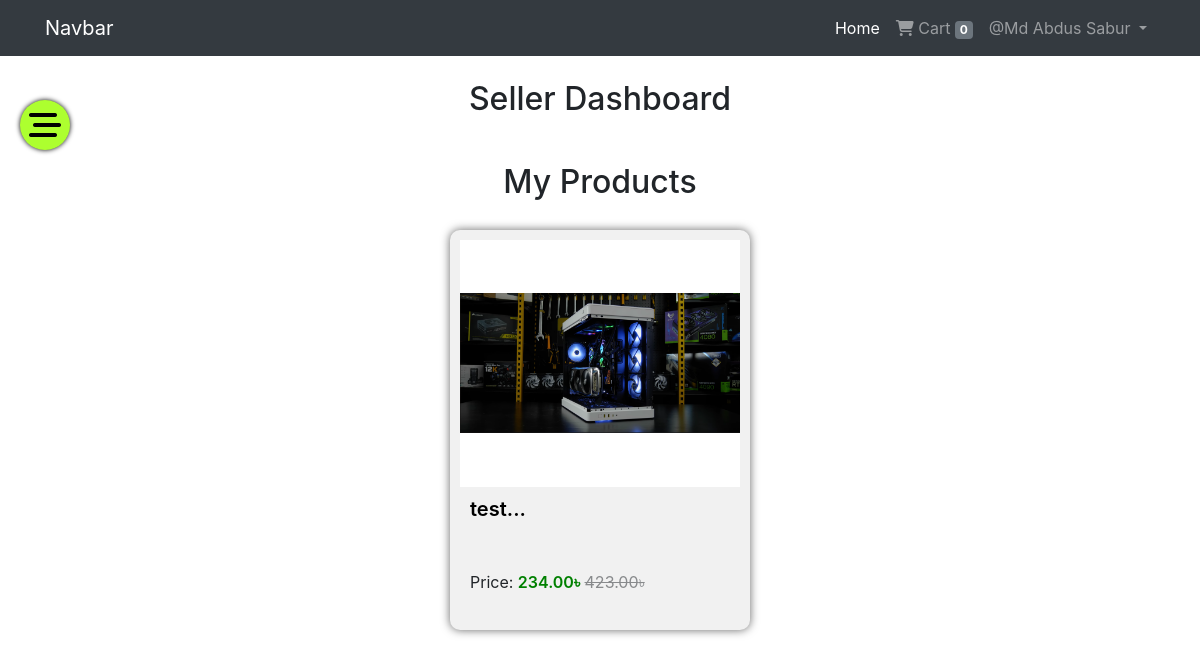
Screenshot of /seller/products/ (signed in) with the database file from the repository.
### App_Auth/models.py (models this page shows, shortened)
class User(AbstractBaseUser, PermissionsMixin):
    email = models.EmailField(max_length=255, unique=True, null=False)
    role = models.CharField(max_length=10, default='user')
    is_staff = models.BooleanField(
        gettext_lazy('staff status'),
        default=False,
        help_text=gettext_lazy('Designates whether the user can log into this admin site.'),
    )
    is_active = models.BooleanField(
        gettext_lazy('active'),
        default=True,
        help_text=gettext_lazy('Designates whether this user should be treated as active. Unselect this instead of deleting accounts.'),
    )
    USERNAME_FIELD = 'email'
    objects = MyUserManager()

class Profile(models.Model):
    user = models.OneToOneField(User, on_delete=models.CASCADE, related_name='profile')
    username = models.CharField(max_length=264, blank=True)
    full_name = models.CharField(max_length=264, blank=True)
    address_1 = models.TextField(max_length=300, blank=True)
    city = models.CharField(max_length=40, blank=True)
    zipcode = models.CharField(max_length=10, blank=True)
    counrty = models.CharField(max_length=50, blank=True)
    phone = models.CharField(max_length=20, blank=True)
    date_joined = models.DateTimeField(auto_now_add = True)
    def is_fully_filled(self):
        fields_names = [f.name for f in self._meta.get_fields()]
        for field_name in fields_names:
            value = getattr(self, field_name)
            if value is None or value == '':
                return False
        return True

### App_Shop/models.py (models this page shows, shortened)
class Product(models.Model):
    created_by = models.ForeignKey(User, related_name='products', on_delete=models.CASCADE, default=1)
    name = models.CharField(max_length=264)
    mainimage = models.ImageField(upload_to='products')
    category = models.ForeignKey(Category, on_delete=models.CASCADE, related_name='category')
    preview_text = models.TextField(max_length=200, verbose_name='Preview Text')
    description = models.TextField(max_length=1000, verbose_name='Description')
    price = models.FloatField()
    old_price = models.FloatField(default=0.00)
    created_at = models.DateTimeField(auto_now_add=True)
    updated_at = models.DateTimeField(auto_now=True)
    class Meta:
        ordering = ['-updated_at','name']

### App_Seller/views.py (the view)
# urls.py: path('products/', seller_products , name="seller_products"),
@login_required
def seller_products(request):
    if (request.user.role!='seller'):
        messages.warning(request, "Only seller can access this page.")
        return HttpResponseRedirect(reverse('App_Shop:home'))
    if not request.user.profile.is_fully_filled():
        messages.warning(request,"Complete profile details first!")
        first = reverse("App_Auth:change_profile")
        next = reverse("App_Seller:seller_dashboard")
        return redirect("{}?next={}".format(first, next))
    seller_exists = SellerProfile.objects.filter(user=request.user)
    if not seller_exists:
        messages.warning(request,"Complete seller details first!")
        first = reverse("App_Seller:fill_seller_info")
        next = reverse("App_Seller:seller_dashboard")
        return redirect("{}?next={}".format(first, next))
    products = Product.objects.filter(created_by=request.user)
    return render(request, 'App_Seller/products.html', context={'products': products})

### App_Order/templatetags/cart_tag.py (called while the page is built)
@register.filter
def cart_total(user):
    order = Order.objects.filter(user=user, ordered = False)
    if order.exists():
        return order[0].orderItems.count()
    else:
        return 0

### templates/App_Seller/products.html (shortened to what this page needs)
{% extends "App_Seller/dashboard.html" %}
{% block dash_block %}
<div class="products-page">
  {%if products|length == 0%}
  <h4>No Products</h4>
  {%else%}
  <h2 style="text-align: center">My Products</h2>
  {%endif%}
  <div class="products">
    {% for product in products %}
    <div class="product-card">
      <img
        class="product-card-image"
        src="/static/{{ product.mainimage }}"
        alt="{{ product.name }}"
      />
      <div class="product-card-body">
        <h4>
          <a
            class="link-title"
            href="{%url 'App_Seller:product_details' pk=product.pk%}"
            >{{ product.name|slice:"20" }}...</a
          >
        </h4>
        <p>
          Price:
          <span class="price">{{ product.price|floatformat:2 }}&#2547;</span>
          <span class="old-price"
            >{{product.old_price|floatformat:2}}&#2547;</span
          >
        </p>
      </div>
    </div>
    {% endfor %}
  </div>
</div>
{% endblock %}

### templates/base.html (shortened to what this page needs)
{% load cart_tag %}
{% load static %}
<!DOCTYPE html>
<html lang="en">
  <head>
    <link
      rel="stylesheet"
      href="https://cdn.jsdelivr.net/npm/bootstrap@4.0.0/dist/css/bootstrap.min.css"
    />
    <link
      rel="stylesheet"
      href="https://cdnjs.cloudflare.com/ajax/libs/font-awesome/6.5.1/css/all.min.css"
    />
    <link rel="stylesheet" href="{% static 'css/main.css' %}" />
  </head>
  <body>
    <nav class="navbar navbar-expand-lg navbar-dark bg-dark">
      <div class="container">
        <a class="navbar-brand" href="{% url 'App_Shop:home' %}">Navbar</a>
        <div class="collapse navbar-collapse" id="navbarNav">
          <ul class="navbar-nav ml-auto">
            {% if user.is_authenticated %}
            <li class="nav-item active">
              <a class="nav-link" href="{%url 'App_Shop:home'%}"
                >Home <span class="sr-only">(current)</span></a
              >
            </li>
            <li class="nav-item">
              <a class="nav-link" href="{%url 'App_Order:cart'%}">
                <i class="fa fa-shopping-cart"></i>
                Cart
                <span class="badge badge-secondary">{{request.user | cart_total}}</span>
                </a>
            </li>
            <li class="nav-item dropdown">
              <a
                class="nav-link dropdown-toggle"
                href="#"
                id="navbarDropdownMenuLink"
                data-toggle="dropdown"
                aria-haspopup="true"
                aria-expanded="false"
              >
              {%if user.profile.full_name%}
                @{{user.profile.full_name}}
              {%else%}
              @Profile
              {%endif%}
              </a>
            </li>
            {%endif%}
          </ul>
        </div>
      </div>
    </nav>
    {%if user.role == 'seller'%}
    <button type="button" class="toggle-seller"><i class="fa-solid fa-bars-staggered fa-2x"></i></button>
    {%endif%}
    <div class="container p-4">
      {% block body_block%} {% endblock %}
    </div>
  </body>
</html>

### static/css/main.css (style rules this page uses)
* { margin: 0; padding: 0; box-sizing: border-box; }
.products { display: flex; justify-content: space-around; align-items: center; flex-wrap: wrap; padding: 10px; width: 100%; }
.product-card { width: 300px; height: 400px; margin: 10px; padding: 10px; box-shadow: 0 0 10px rgba(0, 0, 0, 0.6); border-radius: 10px; background-color: #f1f1f1; }
.product-card-image { width: 100%; height: 65%; object-fit: contain; background: white; }
.product-card-body { height: 35%; display: flex; flex-direction: column; justify-content: space-between; padding: 10px; }
.product-card-body h4 { font-size: 20px; font-weight: 600; }
.link-title { text-decoration: none; color: black; }
.price { font-weight: 600; color: green; }
.old-price { text-decoration: line-through; opacity: 0.5; }
.toggle-seller { position: absolute; top: 100px; left: 20px; z-index: 3; width: 50px; height: 50px; border-radius: 100%; background-color: greenyellow; border: none; outline: none; box-shadow: 0 0 5px black; cursor: pointer; display: flex; justify-content: center; align-items: center; padding: 10px; transition: 0.3s; }

### rows the page displays
User: user|cart_total "0", profile.full_name "Md Abdus Sabur"
Product: mainimage (picture), name "test", price "234.00", old_price "423.00"
